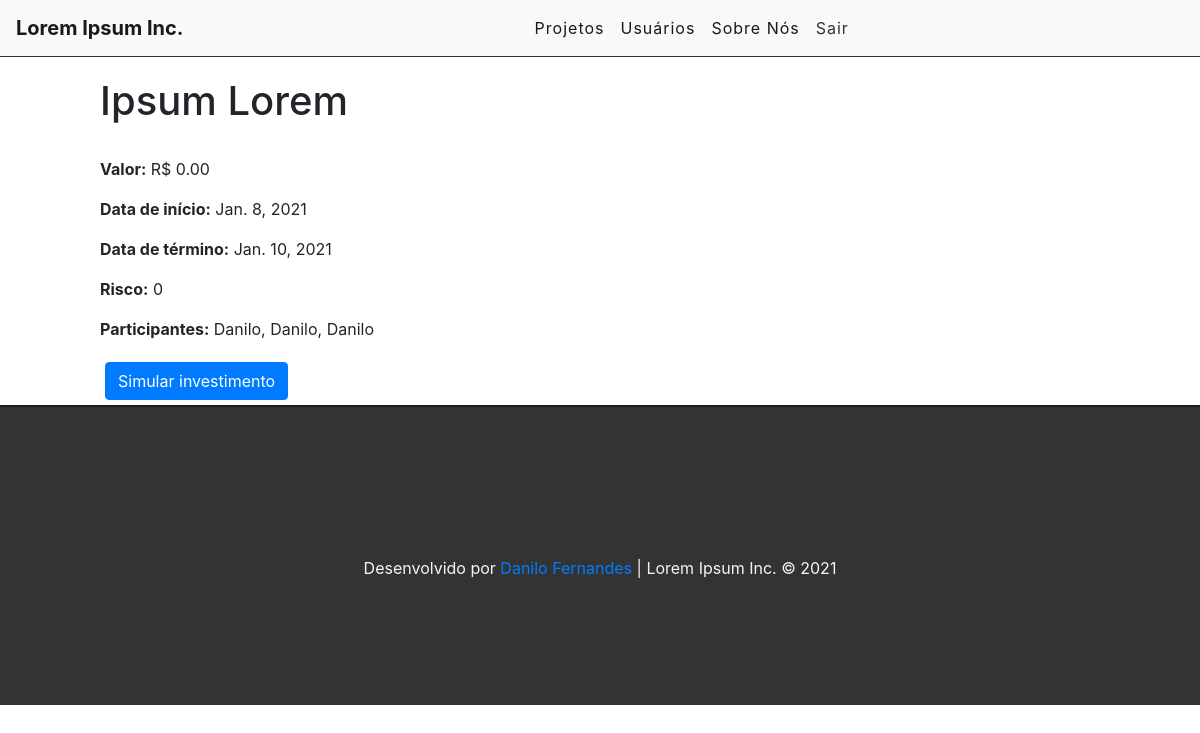
Page /project/11 (signed in) on the committed database.
### projects/models.py (models this page shows, shortened)
class Project(models.Model):
    OPTIONS = (
        (0, 'baixo'),
        (1, 'medio'),
        (2, 'alto'),
    )
    name = models.CharField('Nome do projeto', max_length=255)
    startData = models.DateField('Data de início', blank=False, auto_now=False)
    endData = models.DateField('Data de término', auto_now=False)
    risk = models.IntegerField(
        'Risco',choices=OPTIONS,
    )
    price = models.DecimalField('Valor',max_digits=10, decimal_places=2)
    stakeholders = models.CharField('Participantes', max_length=500, null=True)
    user = models.ForeignKey(get_user_model(), on_delete=models.CASCADE)
    created_at = models.DateTimeField(auto_now_add=True)
    updated_at = models.DateTimeField(auto_now=True)

### projects/views.py (the view)
# urls.py: path('project/<int:id>', views.projectView, name='project-view'),
@login_required
def projectView(request, id):
    project = get_object_or_404(Project, pk=id)
    return render(request, 'projects/project.html', {'project': project})

### projects/templates/projects/project.html (shortened to what this page needs)
{% extends 'base.html' %}
{% block content%}
<div class="offset-1 col-10 list-div">
    <h1>{{project.name}}</h1><br>
    <p> <b>Valor:</b> R$ {{project.price}}</p>
    <p><b>Data de início:</b> {{project.startData}}</p>
    <p><b>Data de término:</b> {{project.endData}}</p>
    <p><b>Risco:</b> {{project.risk}}</p>
    <p><b>Participantes:</b> {{project.stakeholders}}</p>
    <div style="padding: 5px">
        <a href="simulator/{{project.id}}" data-bs-toggle="modal" data-bs-target="#exampleModal">
            <button class="btn btn-primary"> Simular investimento</button>
        </a>
        <br>
    </div>
</div>
{% endblock %}

### projects/static/css/styles.css (style rules this page uses)
.list-div { padding: 0; }

### rows in the picture
Project: name "Ipsum Lorem", price "0.00", startData "Jan. 8, 2021", endData "Jan. 10, 2021", risk "0", stakeholders "Danilo, Danilo, Danilo"
